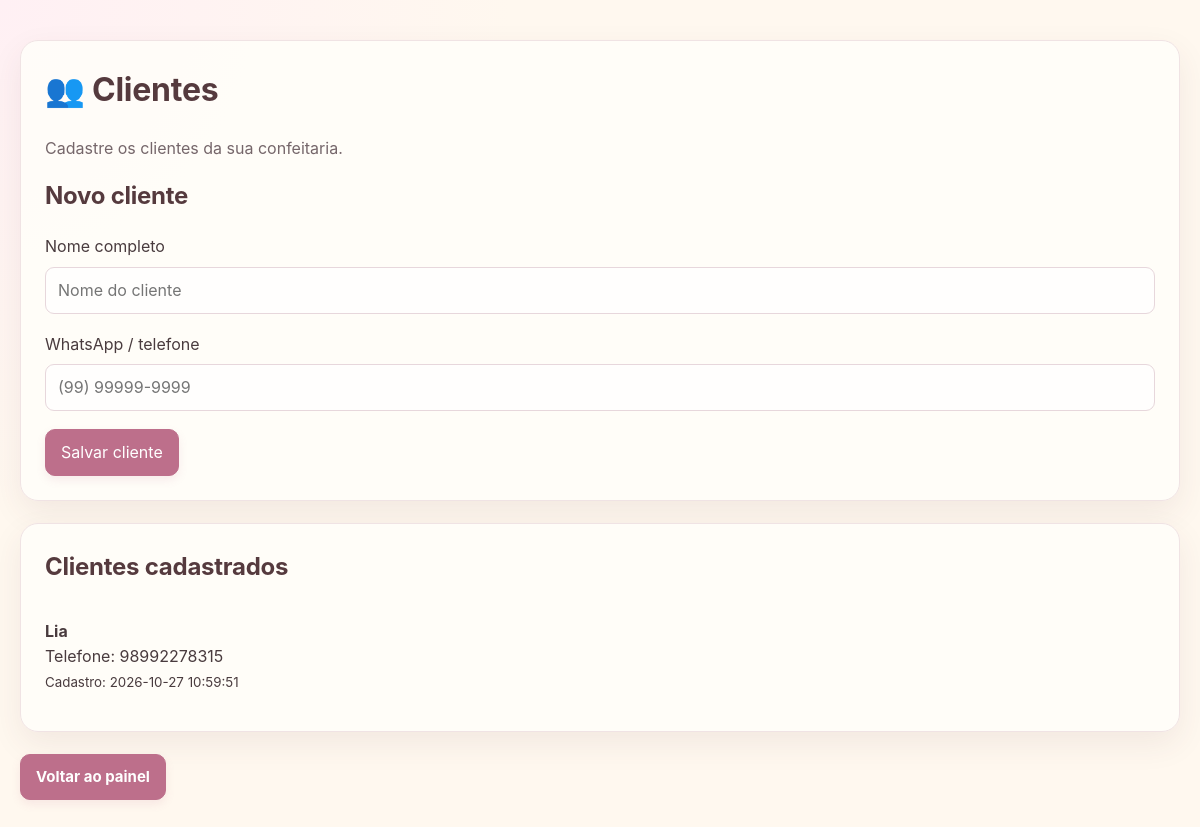
Screenshot of /clientes with the database file from the repository.
### tables this page shows
CREATE TABLE clientes (
                id INTEGER PRIMARY KEY AUTOINCREMENT,
                nome TEXT NOT NULL,
                telefone TEXT NOT NULL,
                data_cadastro TEXT NOT NULL DEFAULT (
                    datetime('now', 'localtime')
                )
            );

### app.py (the view)
@app.route("/clientes")
def listar_clientes():
    with conectar_banco() as conexao:
        clientes = conexao.execute("""
            SELECT id, nome, telefone, data_cadastro
            FROM clientes
            ORDER BY nome COLLATE NOCASE
        """).fetchall()
    return render_template("clientes.html", clientes=clientes)

### app.py (called while the page is built)
def conectar_banco():
    conexao = sqlite3.connect(DATABASE)
    conexao.row_factory = sqlite3.Row
    conexao.execute("PRAGMA foreign_keys = ON")
    return conexao

### templates/clientes.html (shortened to what this page needs)
<!DOCTYPE html>
<html lang="pt-BR">
<head>
<link rel="stylesheet" href="{{ url_for('static', filename='css/doce-pedido.css') }}"></head>
<body>
<main>
    <div class="painel">
        <h1>👥 Clientes</h1>
        <p>Cadastre os clientes da sua confeitaria.</p>
        <h2>Novo cliente</h2>
        <form action="{{ url_for('novo_cliente') }}" method="POST">
            <label for="nome">Nome completo</label>
            <input
                type="text"
                id="nome"
                name="nome"
                maxlength="150"
                placeholder="Nome do cliente"
                required
            >
            <label for="telefone">WhatsApp / telefone</label>
            <input
                type="tel"
                id="telefone"
                name="telefone"
                maxlength="30"
                placeholder="(99) 99999-9999"
                required
            >
            <button type="submit">Salvar cliente</button>
        </form>
    </div>
    <div class="painel">
        <h2>Clientes cadastrados</h2>
        {% if clientes %}
            {% for cliente in clientes %}
                <div class="cliente">
                    <strong>{{ cliente.nome }}</strong><br>
                    <span>Telefone: {{ cliente.telefone }}</span><br>
                    <small>Cadastro: {{ cliente.data_cadastro }}</small>
                </div>
            {% endfor %}
        {% else %}
            <p class="vazio">
                Nenhum cliente cadastrado ainda.
            </p>
        {% endif %}
    </div>
    <a href="{{ url_for('inicio') }}" class="botao secundario">
        Voltar ao painel
    </a>
</main>
</body>
</html>

### static/css/doce-pedido.css (style rules this page uses)
:root { --dp-rosa: #f4d7e2; --dp-rosa-forte: #bd6f8b; --dp-rosa-escuro: #7b4056; --dp-creme: #fff8ef; --dp-baunilha: #fffdf9; --dp-caramelo: #b87955; --dp-chocolate: #553a3e; --dp-texto: #493b3e; --dp-muted: #827579; --dp-borda: #f0e3e4; --dp-sombra: 0 12px 32px rgba(92, 54, 67, .08); }
* { box-sizing: border-box; }
body { background: radial-gradient(circle at top left, #fff0f4 0, transparent 32rem), var(--dp-creme) !important; color: var(--dp-texto) !important; font-family: Inter, "Segoe UI", Arial, sans-serif !important; line-height: 1.55; }
main { max-width: 1240px !important; }
.painel, .card, .caixa, .bloco, .formulario, .conteudo, .container-painel { background: rgba(255,253,249,.96) !important; border: 1px solid var(--dp-borda) !important; border-radius: 18px !important; box-shadow: var(--dp-sombra) !important; }
h1, h2, h3, h4 { color: var(--dp-chocolate); letter-spacing: -.25px; }
p { color: #75666a; }
a { transition: color .18s ease, background .18s ease, transform .18s ease; }
.botao, button, input[type="submit"], .btn { background: var(--dp-rosa-forte) !important; color: #fff !important; border: 1px solid var(--dp-rosa-forte) !important; border-radius: 10px !important; padding: 10px 15px; font-weight: 650; text-decoration: none; cursor: pointer; box-shadow: 0 4px 10px rgba(189,111,139,.12); }
input:not([type=checkbox]):not([type=radio]):not([type=submit]), select, textarea { border: 1px solid #e7d7dc !important; border-radius: 9px !important; padding: 10px 12px !important; background: #fffefd !important; color: var(--dp-texto) !important; max-width: 100%; }
html { -webkit-text-size-adjust: 100%; text-size-adjust: 100%; }
body { overflow-wrap: break-word; }
main { width: 100%; min-width: 0; }
.painel, .card, .caixa, .bloco, .formulario, .conteudo, .container-painel, .boas-vindas, .metric, .atalho { min-width: 0; }
input, select, textarea, button { font: inherit; }
input, select, textarea { min-width: 0; }
form { min-width: 0; }
button, .botao, .btn, input[type="submit"] { min-height: 42px; touch-action: manipulation; }
a { overflow-wrap: anywhere; }

### templates/clientes.html (style rules this page uses)
* { box-sizing: border-box; }
body { margin: 0; padding: 20px; background: #fcecd4; color: #343434; font-family: Arial, sans-serif; }
main { max-width: 850px; margin: 20px auto; }
.painel { background: white; padding: 24px; border-radius: 12px; margin-bottom: 22px; box-shadow: 0 3px 12px #0000000c; }
h1, h2, p { margin-top: 0; }
input { display: block; width: 100%; padding: 13px; margin: 8px 0 18px; border: 1px solid #ffb87f; border-radius: 7px; font-size: 16px; }
button, .botao { display: inline-block; border: 0; border-radius: 7px; padding: 13px 18px; background: #f78cb5; color: white; text-decoration: none; font-size: 15px; font-weight: bold; cursor: pointer; }
.secundario { background: #bd713d; }
.cliente { padding: 14px 0; border-bottom: 1px solid #eee; overflow-wrap: anywhere; }
.cliente:last-child { border-bottom: 0; }

### rows the page displays
clientes: nome "Lia", telefone "98992278315", data_cadastro "2026-10-27 10:59:51"
